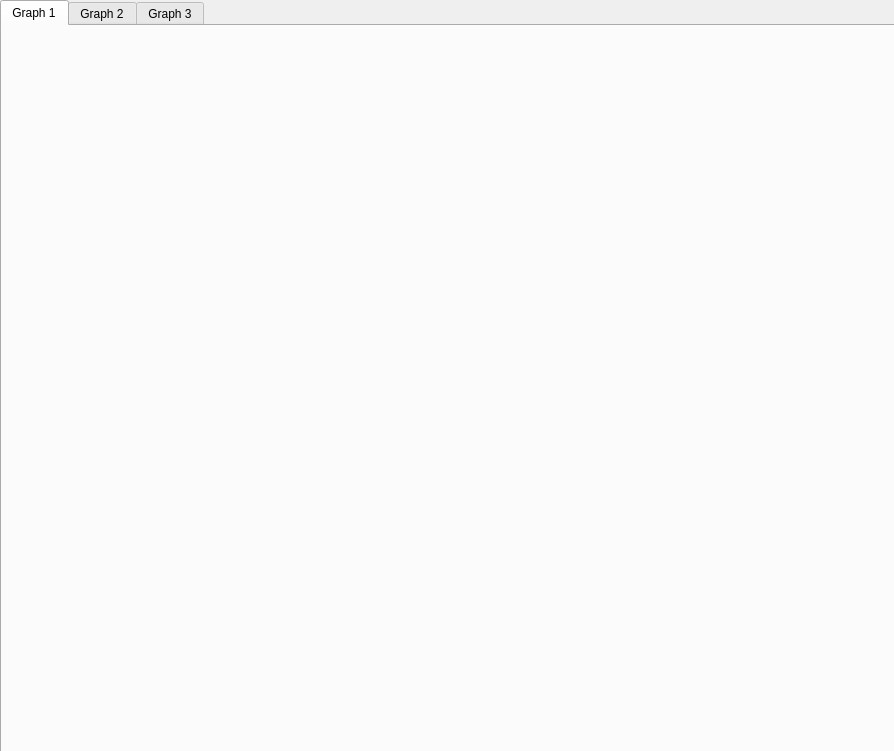
<?xml version="1.0" encoding="UTF-8"?>
<ui version="4.0">
 <class>Dialog</class>
 <widget class="QDialog" name="Dialog">
  <property name="geometry">
   <rect>
    <x>0</x>
    <y>0</y>
    <width>894</width>
    <height>751</height>
   </rect>
  </property>
  <property name="windowTitle">
   <string>Dialog</string>
  </property>
  <widget class="QTabWidget" name="tabWidget">
   <property name="geometry">
    <rect>
     <x>0</x>
     <y>0</y>
     <width>901</width>
     <height>761</height>
    </rect>
   </property>
   <property name="currentIndex">
    <number>0</number>
   </property>
   <widget class="QWidget" name="tab">
    <attribute name="title">
     <string>Graph 1</string>
    </attribute>
   </widget>
   <widget class="QWidget" name="tab_2">
    <attribute name="title">
     <string>Graph 2</string>
    </attribute>
   </widget>
   <widget class="QWidget" name="Graph3">
    <attribute name="title">
     <string>Graph 3</string>
    </attribute>
   </widget>
  </widget>
 </widget>
 <resources/>
 <connections/>
</ui>
